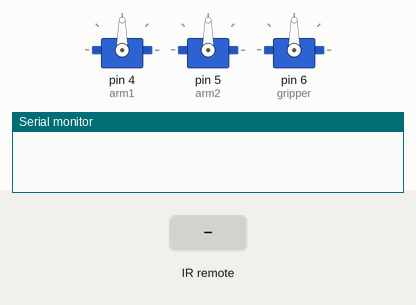
Simulated run of this sketch. Board: Arduino Uno, built with avr-gcc and run on an emulated ATmega328P. Parts: 3 × servo, the last lines printed to the serial monitor. The test bench sets the inputs (shaded band).

Above: at 1.2 s.
1.3 s: infrared code 0xBB44FF00 received
At 2.1 s:
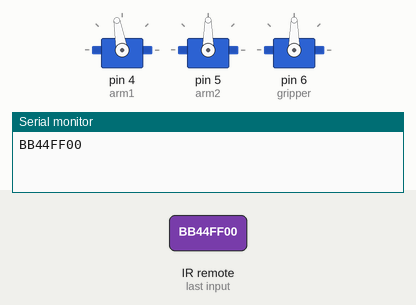
2.8 s: infrared code 0xB946FF00 received
At 3.2 s:
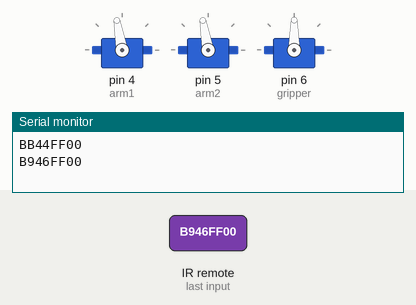
4.3 s: infrared code 0xBC43FF00 received
At 5.5 s:
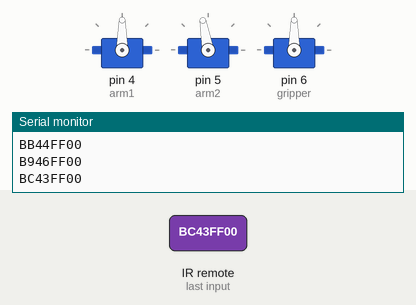
5.8 s: infrared code 0xE619FF00 received
At 6.7 s:
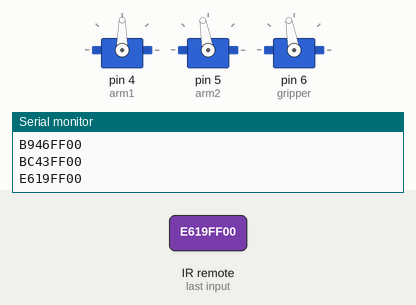
7.3 s: infrared code 0xEA15FF00 received
At 7.8 s:
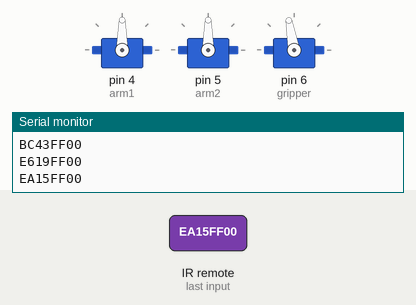
8.8 s: infrared code 0xE916FF00 received
At 10.1 s:
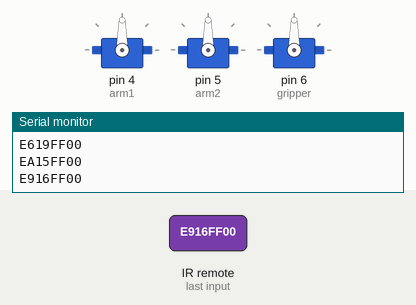
Timing chart, 0 to 11.3 s (numbered marks = the images above; inputs shaded):
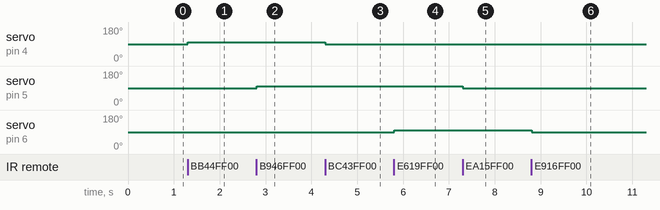

The sketch:

1X21BF16_Pranav_Lab6_RCroboarm.ino
```cpp
#include <IRremote.h>
#include <Servo.h>

const int IR_PIN = 11;
IRrecv irrecv(IR_PIN);
Servo arm1;
Servo arm2;
Servo gripper;

bool rightButtonPressed = false;
bool leftButtonPressed = false;
bool upButtonPressed = false;
bool downButtonPressed = false;
bool openGripperPressed = false;
bool closeGripperPressed = false;

void setup() {
  Serial.begin(9600);
  irrecv.enableIRIn();
  arm1.attach(4);
  arm2.attach(5);
  gripper.attach(6);
  arm1.write(90);
  arm2.write(90);
  gripper.write(90);
}

void loop() {
  if (irrecv.decode()) {
    Serial.println(irrecv.decodedIRData.decodedRawData, HEX);
    switch (irrecv.decodedIRData.decodedRawData) {
      case 0xBC43FF00: // Right button
        rightButtonPressed = true;
        break;
      case 0xBB44FF00: // Left button
        leftButtonPressed = true;
        break;
      case 0xB946FF00: // Up button
        upButtonPressed = true;
        break;
      case 0xEA15FF00: // Down button
        downButtonPressed = true;
        break;
      case 0xE619FF00: // Gripper open
        openGripperPressed = true;
        break;
      case 0xE916FF00: // Gripper close
        closeGripperPressed = true;
        break;
    }
    irrecv.resume();
  }

  if (rightButtonPressed) {
    arm1.write(arm1.read() - 10); // Rotate anticlockwise
  } else if (leftButtonPressed) {
    arm1.write(arm1.read() + 10); // Rotate clockwise
  } else if (upButtonPressed) {
    arm2.write(arm2.read() + 10); // Rotate clockwise
  } else if (downButtonPressed) {
    arm2.write(arm2.read() - 10); // Rotate anticlockwise
  } else if (openGripperPressed) {
    gripper.write(gripper.read() + 10); // Open gripper
  } else if (closeGripperPressed) {
    gripper.write(gripper.read() - 10); // Close gripper
  }

  if (!irrecv.decode()) {
    rightButtonPressed = false;
    leftButtonPressed = false;
    upButtonPressed = false;
    downButtonPressed = false;
    openGripperPressed = false;
    closeGripperPressed = false;
  }
  delay(10);
}
```

Measured:
- after the input at 1.3 s, servo on pin 4 (arm1): 90° → 100° at once
- after the input at 2.8 s, servo on pin 5 (arm2): 90° → 100° at once
- after the input at 4.3 s, servo on pin 4 (arm1): 100° → 90° at once
- after the input at 5.8 s, servo on pin 6 (gripper): 90° → 100° at once
- after the input at 7.3 s, servo on pin 5 (arm2): 100° → 90° at once
- after the input at 8.8 s, servo on pin 6 (gripper): 100° → 90° at once
